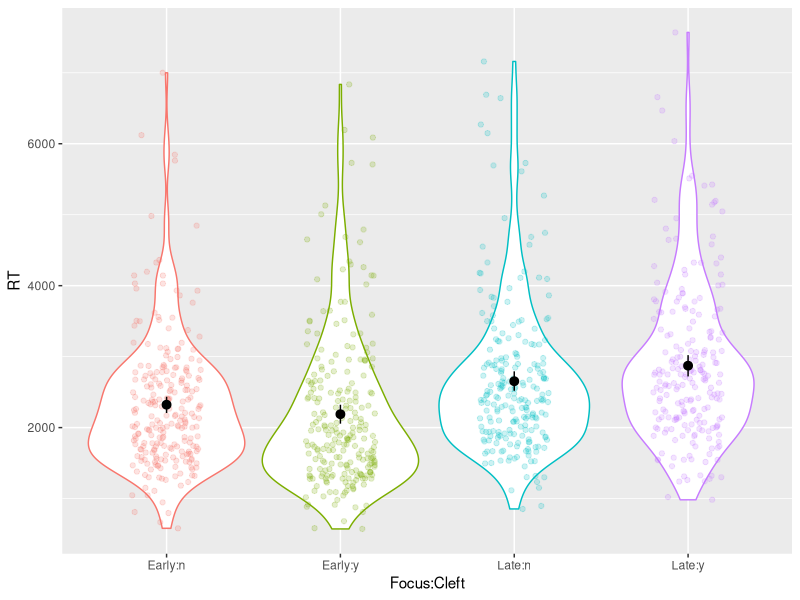
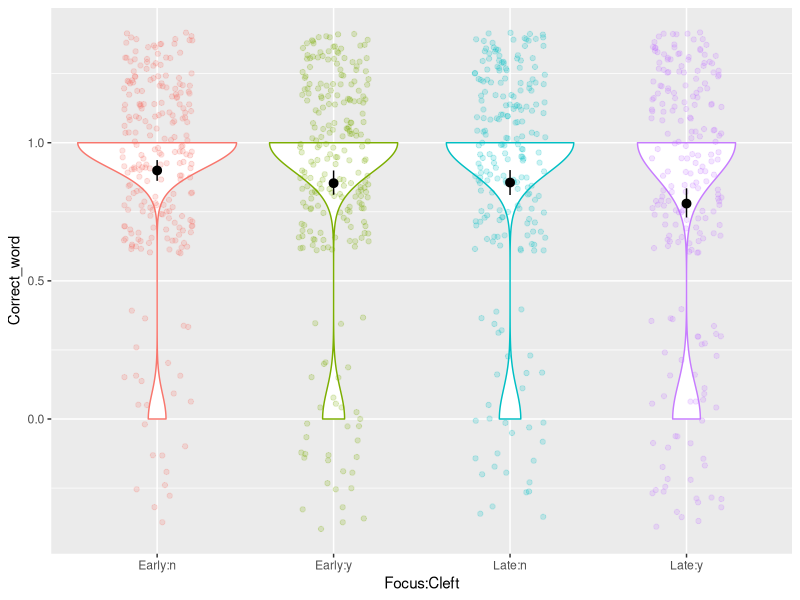

Here is the R script that generated these plots, in order: (Note: this script raises an error after producing the figures.)
library(lme4)
library(lmerTest)
library(fitdistrplus)
library(emmeans)
library(tidyverse)

# read in the data
data <- read_csv("Mariesdata2.csv")

# tidy and wrangle the data to get it in the correct format
tidy_data <- data %>% 
          select(Participant, Item, type, 
          Focus, Cleft, YNResp.corr_raw, YNResp.rt_raw, changeResponse.corr_raw) %>%
          filter(type != "filler") %>% 
          select(-type)

colnames(tidy_data) <- c("Participant", "Item", "Focus", "Cleft", 
                         "Response", "RT", "Correct_word")

tidy_data[tidy_data$Focus == "y",]$Focus <- "Early"
tidy_data[tidy_data$Focus == "n",]$Focus <- "Late"

tidy_data$Focus <- as.factor(tidy_data$Focus)
tidy_data$Cleft <- as.factor(tidy_data$Cleft)
tidy_data$Participant <- as.factor(tidy_data$Participant)
tidy_data$Item <- as.factor(tidy_data$Item)

# set up contrasts for the two factors
my_contrasts <- matrix(c(.5, -.5))

contrasts(tidy_data$Focus) <- my_contrasts
contrasts(tidy_data$Cleft) <- my_contrasts

# convert RT variable to milliseconds
tidy_data$RT <- tidy_data$RT * 1000

# generate summary data and visualise
# all responses
tidy_data %>% 
  group_by(Focus, Cleft) %>%
  summarise(mean(Response), sd(Response), mean(RT, na.rm = TRUE), sd(RT, na.rm = TRUE))

# only when response is correct
tidy_data %>% 
  filter(Response == "1") %>%
  group_by(Focus, Cleft) %>%
  summarise(mean(Response), sd(Response), mean(RT, na.rm = TRUE), sd(RT, na.rm = TRUE))

# RT data when response is correct
tidy_data %>% filter(Response == "1") %>%
  ggplot(aes(x = Focus:Cleft, y = RT, colour = Focus:Cleft)) +
  geom_violin() +
  geom_jitter(width = .2, alpha = .2) +
  stat_summary(fun.data = "mean_cl_boot", colour = "black") +
  guides(colour = FALSE) 

# build binomial model on response data
model <- glmer(Response ~ Focus * Cleft + (1 | Participant) +
  (1 | Item), data = tidy_data, family = "binomial")
summary(model)

# binomial model on typed response data when people get it correct
corr_data <- tidy_data %>% filter(Response == "1")
model <- glmer(Correct_word ~ Focus * Cleft + (1 | Participant) +
                 (1 | Item), data = corr_data, family = "binomial")
summary(model)
emmeans(model, pairwise ~ Focus)
emmeans(model, pairwise ~ Cleft)

corr_data %>% 
  filter(Response == "1") %>%
  group_by(Focus, Cleft) %>%
  summarise(mean(Correct_word))

corr_data %>% filter(Response == "1") %>%
  ggplot(aes(x = Focus:Cleft, y = Correct_word, colour = Focus:Cleft)) +
  geom_violin() +
  geom_jitter(width = .2, alpha = .2) +
  stat_summary(fun.data = "mean_cl_boot", colour = "black") +
  guides(colour = FALSE) 

# main effect of focus - let's look at the descriptives
tidy_data %>% 
  group_by(Focus) %>%
  summarise(mean(Response), mean(RT, na.rm = TRUE))

# RT analysis only when people get the response right - first with gaussian distribution
# to find a model that converges and isn't over-parameterised (as indicated by
# the singular fit error) we drop the interaction term from the item random
# effect
correct_only_data <- filter(tidy_data, Response == "1")
model <- lmer(RT ~ Focus * Cleft + (1 + Focus + Cleft | Participant) +
                (1 + Focus * Cleft | Item), data = correct_only_data)

summary(model)
qqline(residuals(model))

# distribution of residuals above doesn't look normal so now try fitting 
# assuming sampling from the Gamma distribution.
# The data look like they follow the Gamma distribution:
descdist(correct_only_data$RT)
model <- glmer(RT ~ Focus * Cleft + (1 | Participant) +
                (1 | Item), data = correct_only_data, family = "Gamma")

# Even the intercept only model above does not converge
# try log transforming and then building linear model
correct_only_data <- correct_only_data %>% 
  mutate(logRT = log(RT))

model <- lmer(logRT ~ Focus * Cleft + (1 + Focus + Cleft | Participant) +
                (1 + Focus + Cleft | Item), data = correct_only_data)
summary(model)
qqnorm(residuals(model))
qqline(residuals(model))

emmeans(model, pairwise ~ Focus * Cleft)

# RT analysis regarldess of whether people get the response correct
all_data <- tidy_data %>% 
  mutate(logRT = log(RT))
model <- lmer(logRT ~ Focus * Cleft + (1 + Focus | Participant) +
                (1 + Focus | Item), data = all_data)

summary(model)
qqnorm(residuals(model))
qqline(residuals(model))

emmeans(model, pairwise ~ Focus * Cleft)
  
# Plots speed vs accuracy
 tidy_data$Response <- as.factor((tidy_data$Response))

tidy_data %>% 
  ggplot(aes(x = Focus:Cleft, y = RT, colour = Response)) +
  geom_jitter(width = .2, alpha = .8, size = .5) +
  guides(colour = FALSE) + 
  scale_colour_hue(h = c(0, 360))

tidy_data %>% 
  ggplot(aes(x = Focus:Cleft:Response, y = RT, colour = Response)) +
  geom_jitter(width = .2, alpha = .8, size = .5) +
  guides(colour = FALSE) + 
  scale_colour_hue(h = c(0, 360)) +
  stat_summary(fun.data = "mean_cl_boot", colour = "black")
